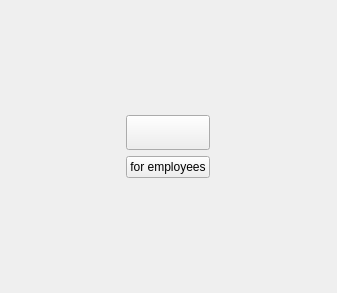
<?xml version="1.0" encoding="UTF-8"?>
<ui version="4.0">
 <class>MainPage</class>
 <widget class="QWidget" name="MainPage">
  <property name="geometry">
   <rect>
    <x>0</x>
    <y>0</y>
    <width>337</width>
    <height>293</height>
   </rect>
  </property>
  <property name="sizePolicy">
   <sizepolicy hsizetype="Fixed" vsizetype="Fixed">
    <horstretch>0</horstretch>
    <verstretch>0</verstretch>
   </sizepolicy>
  </property>
  <property name="windowTitle">
   <string>Form</string>
  </property>
  <layout class="QGridLayout" name="gridLayout">
   <item row="0" column="0">
    <widget class="QFrame" name="frame">
     <property name="sizePolicy">
      <sizepolicy hsizetype="Fixed" vsizetype="Fixed">
       <horstretch>0</horstretch>
       <verstretch>0</verstretch>
      </sizepolicy>
     </property>
     <property name="frameShape">
      <enum>QFrame::NoFrame</enum>
     </property>
     <property name="frameShadow">
      <enum>QFrame::Raised</enum>
     </property>
     <layout class="QVBoxLayout" name="verticalLayout">
      <item>
       <widget class="QPushButton" name="customerLogin">
        <property name="font">
         <font>
          <family>Monaco</family>
          <pointsize>14</pointsize>
          <italic>false</italic>
         </font>
        </property>
        <property name="styleSheet">
         <string notr="true"/>
        </property>
        <property name="text">
         <string/>
        </property>
        <property name="iconSize">
         <size>
          <width>300</width>
          <height>218</height>
         </size>
        </property>
       </widget>
      </item>
      <item alignment="Qt::AlignHCenter">
       <widget class="QPushButton" name="employeeLogin">
        <property name="sizePolicy">
         <sizepolicy hsizetype="Maximum" vsizetype="Fixed">
          <horstretch>0</horstretch>
          <verstretch>0</verstretch>
         </sizepolicy>
        </property>
        <property name="text">
         <string>for employees</string>
        </property>
       </widget>
      </item>
     </layout>
    </widget>
   </item>
  </layout>
 </widget>
 <resources/>
 <connections/>
</ui>
